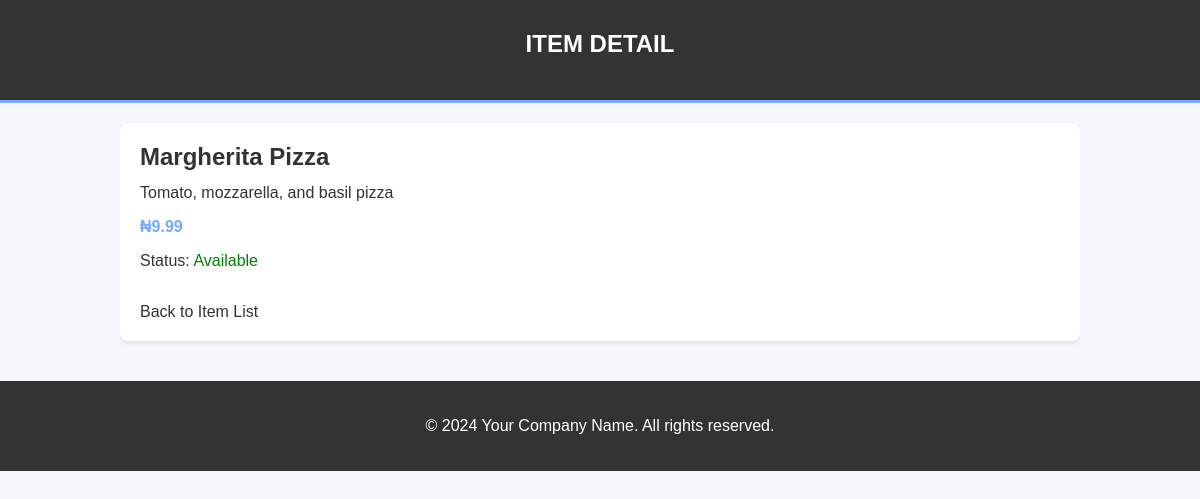
Page /myapp/item/4/ on the committed database.
### myapp/models.py (models this page shows, shortened)
class Item(models.Model):
    name = models.CharField(max_length=200)
    description = models.TextField()
    price = models.DecimalField(max_digits=10, decimal_places=2)
    available = models.BooleanField(default=True)

### myapp/views.py (the view)
# urls.py: path('item/<int:id>/', views.item_detail, name='item_detail'),
def item_detail(request, id):
    item = get_object_or_404(Item, id=id)
    return render(request, 'myapp/item_detail.html', {'item': item})

### myapp/templates/myapp/item_detail.html (shortened to what this page needs)
<!DOCTYPE html>
<html lang="en">
<head>
</head>
<body>
    <header>
        <h1>Item Detail</h1>
    </header>
    <div class="container">
        <div class="item-detail">
            <h2>{{ item.name }}</h2>
            <p>{{ item.description }}</p>
            <p class="price">₦{{ item.price }}</p>
            {% if item.available %}
                <p>Status: <span style="color: green;">Available</span></p>
            {% else %}
                <p>Status: <span style="color: red;">Out of stock</span></p>
            {% endif %}
            <a href="{% url 'item_list' %}" class="back-link">Back to Item List</a>
        </div>
    </div>
    <div class="footer">
        <p>&copy; 2024 Your Company Name. All rights reserved.</p>
    </div>
</body>
</html>

### myapp/templates/myapp/item_detail.html (style rules this page uses)
body { font-family: Arial, sans-serif; background-color: #f5f7fa; color: #333; margin: 0; padding: 0; }
.container { width: 80%; margin: auto; overflow: hidden; }
header { background: #333; color: #fff; padding-top: 30px; min-height: 70px; border-bottom: #77aaff 3px solid; }
header h1 { text-align: center; text-transform: uppercase; margin: 0; font-size: 24px; }
.item-detail { margin: 20px 0; padding: 20px; background: #fff; box-shadow: 0 2px 4px rgba(0, 0, 0, 0.1); border-radius: 8px; }
.item-detail h2 { margin: 0 0 10px; color: #333; }
.item-detail p { margin: 0 0 10px; line-height: 1.5; }
.price { font-weight: bold; color: #77aaff; }
.footer { text-align: center; padding: 20px; background: #333; color: #fff; margin-top: 20px; }
.back-link { text-decoration: none; color: #333; margin-top: 20px; display: inline-block; }

### rows in the picture
Item: name "Margherita Pizza", description "Tomato, mozzarella, and basil pizza", price "9.99"
